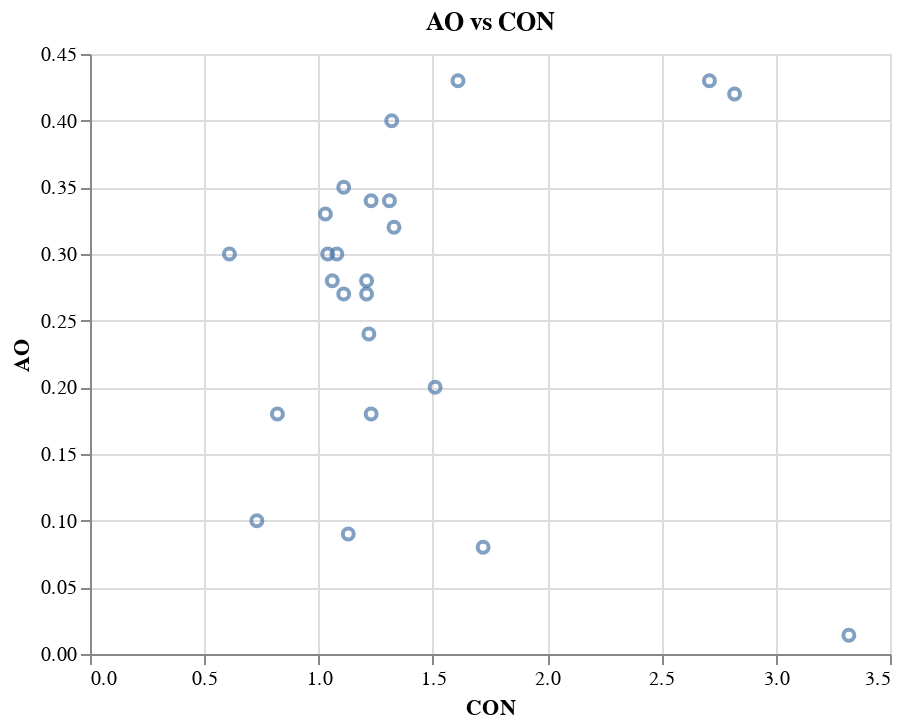

Write notebook code for a chart like this one.
### Code cell
alt.Chart(cars, title='AO vs CON')\
    .mark_point()\
    .encode(x='CON', y=alt.Y('AO', scale=alt.Scale(zero=False)))

### Figure 1 — Vega-Lite specification as saved in the notebook (floating-point values rounded to 4 significant figures)
{"$schema": "https://vega.github.io/schema/vega-lite/v3.2.1.json", "config": {"mark": {"tooltip": null}, "view": {"height": 300, "width": 400}}, "data": {"name": "data-4f178b92166a94dc5d89dbe6ec99da46"}, "datasets": {"data-4f178b92166a94dc5d89dbe6ec99da46": [{"AO": 0.27, "CON": 1.11, "Country": "Austria", "DEN": 89, "GDP": 7.7, "POP": 7.5, "PR": 49, "TR": 2.6}, {"AO": 0.3, "CON": 1.04, "Country": "Belgium", "DEN": 323, "GDP": 9.8, "POP": 9.8, "PR": 59, "TR": 1.6}, {"AO": 0.42, "CON": 2.82, "Country": "Canada", "DEN": 2, "GDP": 8.7, "POP": 23.5, "PR": 17, "TR": 0.1}, {"AO": 0.28, "CON": 1.21, "Country": "Denmark", "DEN": 119, "GDP": 11, "POP": 5.1, "PR": 56, "TR": 1.9}, {"AO": 0.24, "CON": 1.22, "Country": "Finland", "DEN": 16, "GDP": 7.1, "POP": 4.8, "PR": 49, "TR": 2.2}, {"AO": 0.33, "CON": 1.03, "Country": "France", "DEN": 97, "GDP": 8.8, "POP": 53.3, "PR": 61, "TR": 1.5}, {"AO": 0.35, "CON": 1.11, "Country": "Germany", "DEN": 247, "GDP": 10.4, "POP": 61.3, "PR": 49, "TR": 1.7}, {"AO": 0.08, "CON": 1.72, "Country": "Greece", "DEN": 71, "GDP": 3.4, "POP": 9.4, "PR": 56, "TR": 0.7}, {"AO": 0.34, "CON": 1.23, "Country": "Iceland", "DEN": 2, "GDP": 9.8, "POP": 0.2, "PR": 57, "TR": 2}, {"AO": 0.2, "CON": 1.51, "Country": "Ireland", "DEN": 46, "GDP": 3.8, "POP": 3.2, "PR": 40, "TR": 0.3}, {"AO": 0.3, "CON": 0.61, "Country": "Italy", "DEN": 188, "GDP": 4.6, "POP": 56.7, "PR": 61, "TR": 1.8}, {"AO": 0.18, "CON": 1.23, "Country": "Japan", "DEN": 309, "GDP": 8.5, "POP": 114.9, "PR": 49, "TR": 3.5}, {"AO": 0.43, "CON": 1.61, "Country": "Luxembourg", "DEN": 138, "GDP": 9.8, "POP": 0.4, "PR": 44, "TR": 0.8}, {"AO": 0.3, "CON": 1.08, "Country": "Netherlands", "DEN": 412, "GDP": 9.4, "POP": 13.9, "PR": 56, "TR": 1.5}, {"AO": 0.4, "CON": 1.32, "Country": "New.Zealand", "DEN": 12, "GDP": 5.9, "POP": 3.1, "PR": 34, "TR": 0.2}, {"AO": 0.28, "CON": 1.06, "Country": "Norway", "DEN": 13, "GDP": 9.8, "POP": 4.1, "PR": 61, "TR": 1.7}, {"AO": 0.1, "CON": 0.73, "Country": "Portugal", "DEN": 107, "GDP": 1.8, "POP": 9.8, "PR": 68, "TR": 0.9}, {"AO": 0.18, "CON": 0.82, "Country": "Spain", "DEN": 73, "GDP": 4, "POP": 36.8, "PR": 44, "TR": 1.3}, {"AO": 0.34, "CON": 1.31, "Country": "Sweden", "DEN": 18, "GDP": 10.6, "POP": 8.3, "PR": 42, "TR": 1.7}, {"AO": 0.32, "CON": 1.33, "Country": "Switzerland", "DEN": 153, "GDP": 13.3, "POP": 6.3, "PR": 56, "TR": 2}, {"AO": 0.014, "CON": 3.32, "Country": "Turkey", "DEN": 55, "GDP": 1.2, "POP": 42.7, "PR": 36, "TR": 0.1}, {"AO": 0.27, "CON": 1.21, "Country": "U.K.", "DEN": 229, "GDP": 5.5, "POP": 55.8, "PR": 35, "TR": 1.6}, {"AO": 0.43, "CON": 2.71, "Country": "U.S.A.", "DEN": 23, "GDP": 9.7, "POP": 218.2, "PR": 17, "TR": 0.3}, {"AO": 0.09, "CON": 1.13, "Country": "Yugoslavia", "DEN": 86, "GDP": 2.1, "POP": 22, "PR": 40, "TR": 2.1}]}, "encoding": {"x": {"field": "CON", "type": "quantitative"}, "y": {"field": "AO", "scale": {"zero": false}, "type": "quantitative"}}, "mark": "point", "title": "AO vs CON"}
